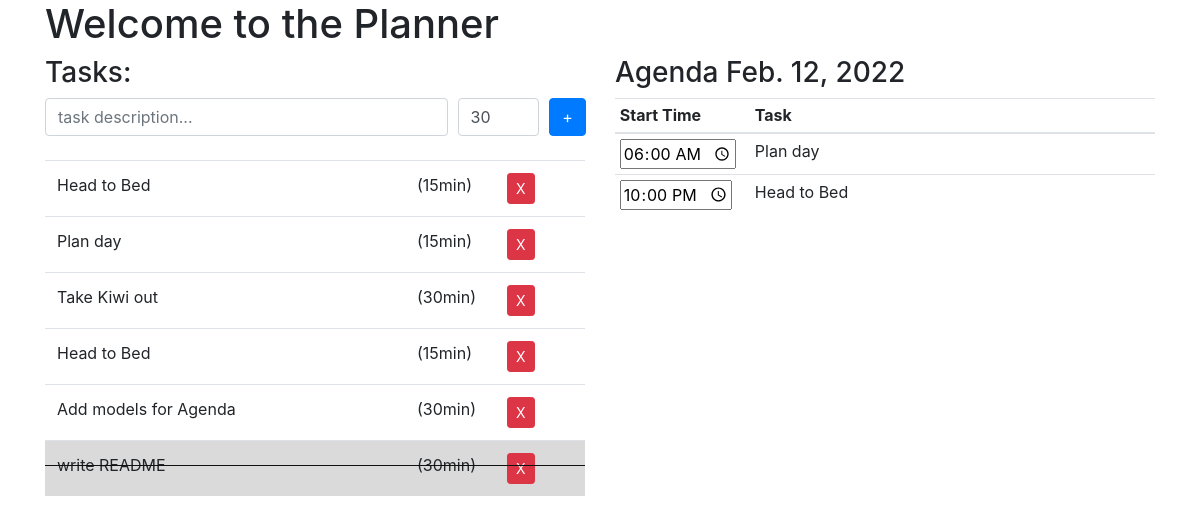
/planner/, run on the app's committed database.
### planner/models.py (models this page shows, shortened)
class Task(models.Model):
    description = models.CharField(max_length=200, null=False)
    minutes_to_complete = models.IntegerField(null=False)
    is_completed = models.BooleanField(default=False)

class Agenda(models.Model):
    date = models.DateField()
    default_begin_time = models.TimeField(default="06:00")
    default_end_time = models.TimeField(default="22:00")
    parent = models.ForeignKey('self',
                               on_delete=models.SET_NULL,
                               blank=True,
                               null=True, )

class AgendaItem(models.Model):
    agenda = models.ForeignKey(Agenda, on_delete=models.CASCADE, related_name='agenda_items')
    start_time = models.TimeField()
    task = models.ForeignKey(Task, on_delete=models.CASCADE, related_name='agenda_items')
    class Meta:
        ordering = ['start_time', ]

### planner/views.py (the view, shortened to what this page needs)
# urls.py: path('', views.IndexPage.as_view(), name='index'),
class IndexPage(generic.edit.FormView):
    template_name = 'planner/index.html'
    form_class = TaskForm
    success_url = '/planner/'
    def get_context_data(self, **kwargs):
        context = super().get_context_data(**kwargs)
        context['tasks'] = Task.objects.order_by('-pk')
        today_agenda = None
        try:
            today_agenda = Agenda.objects.get(date=datetime.now().date())
        except:
            print('not found for today')
        if not today_agenda:
            today_agenda = Agenda.objects.create(date=datetime.now().date())
        context['agenda'] = today_agenda
        return context

### planner/forms.py
class TaskForm(forms.Form):
    description = forms.CharField(label='Task Description', max_length=30,
                                  widget=forms.TextInput(attrs={'placeholder': 'task description...',
                                                                'class': 'form-control'}))
    minutes_to_complete = forms.IntegerField(label='Minutes to Complete', max_value=120, min_value=5, initial=30,
                                             widget=forms.NumberInput(attrs={'class': 'form-control'}))

### planner/templates/planner/index.html (shortened to what this page needs)
{% extends "planner/base.html" %}
{% block content %}
<div class="container">
    <h1>Welcome to the Planner</h1>
</div>
<div class="container">
    <div class="row">
        <div class="col">
            <h3>Tasks:</h3>
            <form id="task-form" method="post", action="/planner/" class="form-row" autocomplete="off">
                <div class="col-9">
                    {{ form.description }}
                </div>
                <div class="col-2">
                    {{ form.minutes_to_complete }}
                </div>
                <div class="col-1">
                    <input class="btn btn-primary" type="submit" value="+">
                </div>
            </form>
            {% if tasks %}
            <table class="table table-hover">
                <tbody id="task_sortable" class="sortable">
                    {% for task in tasks %}
                    <tr
                            class="completable
                            {% if task.is_completed %} table-active strikeout{% endif %}
                            "
                            data-taskid="{{task.id}}">
                        <td class="col-8">{{ task.description  }}</td>
                        <td class="col-2">({{ task.minutes_to_complete }}min)</td>
                        <td class="col-2"><a class="btn btn-sm btn-danger"
                                             data-confirm="Are you sure?"
                                             data-method="delete"
                                             href="delete_task/{{ task.id }}"
                                             rel="nofollow">X</a></td>
                    </tr>
                    {% endfor %}
                </tbody>
                <br />
            </table>
            {% endif %}
        </div>
        <div class="col">
            <h3>Agenda {{ agenda.date }}</h3>
            {% if agenda.agenda_items %}
            <table class="table table-sm">
                <thead>
                    <tr>
                        <th scope="col" class="col-3">Start Time</th>
                        <th scope="col" class="col-9">Task</th>
                    </tr>
                </thead>
                <tbody id="agenda_items">
                    {% for item in agenda.agenda_items.all %}
                    <tr>
                        <td><input type="time" value="{{ item.start_time|date:'H:i' }}" autocomplete="off"/></td>
                        <td>{{ item.task.description }}</td>
                    </tr>
                    {% endfor %}
                </tbody>
            </table>
            {% endif %}
        </div>
    </div>
</div>
{% endblock content %}

### planner/templates/planner/base.html (shortened to what this page needs)
<!DOCTYPE html>
<html lang="en">
<head>
    <link rel="stylesheet" href="https://cdn.jsdelivr.net/npm/bootstrap@4.6.1/dist/css/bootstrap.min.css">
</head>
<body>
    <div id="content">
        {% block content %}
        {% endblock content %}
    </div>
</body>
</html>

### planner/templates/planner/index.html (style rules this page uses)
tr.strikeout td:before { content: " "; position: absolute; top: 45%; left: 0; border-bottom: 1px solid #111; width: 100%; }

### data on the page
Task: description "Head to Bed", minutes_to_complete "15"
Task: description "Plan day", minutes_to_complete "15"
Task: description "Take Kiwi out", minutes_to_complete "30"
Task: description "Head to Bed", minutes_to_complete "15"
Task: description "Add models for Agenda", minutes_to_complete "30"
Task: description "write README", minutes_to_complete "30"
Agenda: date "Feb. 12, 2022"
AgendaItem: start_time "06:00", task.description "Plan day"
AgendaItem: start_time "22:00", task.description "Head to Bed"
